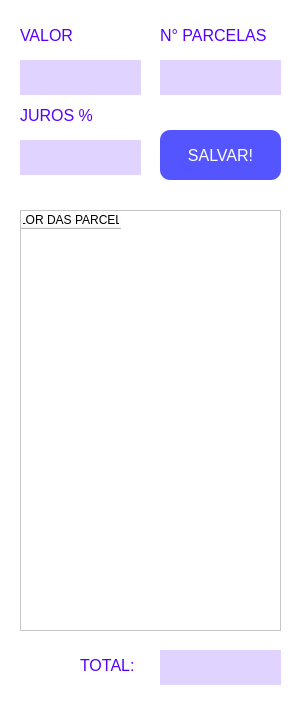
<?xml version="1.0" encoding="UTF-8"?>
<ui version="4.0">
 <class>Form</class>
 <widget class="QWidget" name="Form">
  <property name="geometry">
   <rect>
    <x>0</x>
    <y>0</y>
    <width>302</width>
    <height>711</height>
   </rect>
  </property>
  <property name="windowTitle">
   <string>PARCELAS</string>
  </property>
  <property name="styleSheet">
   <string notr="true">background-color: rgb(255, 255, 255);</string>
  </property>
  <widget class="QLineEdit" name="txt_valor">
   <property name="geometry">
    <rect>
     <x>20</x>
     <y>60</y>
     <width>121</width>
     <height>35</height>
    </rect>
   </property>
   <property name="font">
    <font>
     <pointsize>12</pointsize>
    </font>
   </property>
   <property name="acceptDrops">
    <bool>true</bool>
   </property>
   <property name="styleSheet">
    <string notr="true">background-color: rgb(225, 211, 255);</string>
   </property>
   <property name="frame">
    <bool>false</bool>
   </property>
   <property name="alignment">
    <set>Qt::AlignCenter</set>
   </property>
  </widget>
  <widget class="QLabel" name="label">
   <property name="geometry">
    <rect>
     <x>20</x>
     <y>20</y>
     <width>151</width>
     <height>31</height>
    </rect>
   </property>
   <property name="font">
    <font>
     <pointsize>12</pointsize>
    </font>
   </property>
   <property name="styleSheet">
    <string notr="true">color: rgb(85, 0, 255);</string>
   </property>
   <property name="text">
    <string>VALOR</string>
   </property>
  </widget>
  <widget class="QLineEdit" name="txt_parcelas">
   <property name="geometry">
    <rect>
     <x>160</x>
     <y>60</y>
     <width>121</width>
     <height>35</height>
    </rect>
   </property>
   <property name="font">
    <font>
     <pointsize>12</pointsize>
    </font>
   </property>
   <property name="acceptDrops">
    <bool>true</bool>
   </property>
   <property name="styleSheet">
    <string notr="true">background-color: rgb(225, 211, 255);</string>
   </property>
   <property name="frame">
    <bool>false</bool>
   </property>
   <property name="alignment">
    <set>Qt::AlignCenter</set>
   </property>
  </widget>
  <widget class="QLabel" name="label_2">
   <property name="geometry">
    <rect>
     <x>160</x>
     <y>20</y>
     <width>131</width>
     <height>31</height>
    </rect>
   </property>
   <property name="font">
    <font>
     <pointsize>12</pointsize>
    </font>
   </property>
   <property name="styleSheet">
    <string notr="true">color: rgb(85, 0, 255);</string>
   </property>
   <property name="text">
    <string>N° PARCELAS</string>
   </property>
  </widget>
  <widget class="QPushButton" name="bt_salvar">
   <property name="geometry">
    <rect>
     <x>160</x>
     <y>130</y>
     <width>121</width>
     <height>50</height>
    </rect>
   </property>
   <property name="font">
    <font>
     <pointsize>12</pointsize>
    </font>
   </property>
   <property name="styleSheet">
    <string notr="true">QPushButton {
    border-radius: 10px;
    background-color: rgb(85, 85, 255);
    color: rgb(255, 255, 255);
}

QPushButton:hover {
    background-color: rgb(100, 100, 255);
}



</string>
   </property>
   <property name="text">
    <string>SALVAR!</string>
   </property>
  </widget>
  <widget class="QLineEdit" name="txt_juros">
   <property name="geometry">
    <rect>
     <x>20</x>
     <y>140</y>
     <width>121</width>
     <height>35</height>
    </rect>
   </property>
   <property name="font">
    <font>
     <pointsize>12</pointsize>
    </font>
   </property>
   <property name="acceptDrops">
    <bool>true</bool>
   </property>
   <property name="styleSheet">
    <string notr="true">background-color: rgb(225, 211, 255);</string>
   </property>
   <property name="frame">
    <bool>false</bool>
   </property>
   <property name="alignment">
    <set>Qt::AlignCenter</set>
   </property>
  </widget>
  <widget class="QLabel" name="label_3">
   <property name="geometry">
    <rect>
     <x>20</x>
     <y>100</y>
     <width>131</width>
     <height>31</height>
    </rect>
   </property>
   <property name="font">
    <font>
     <pointsize>12</pointsize>
    </font>
   </property>
   <property name="styleSheet">
    <string notr="true">color: rgb(85, 0, 255);</string>
   </property>
   <property name="text">
    <string>JUROS %</string>
   </property>
  </widget>
  <widget class="QTableWidget" name="table_parcelas">
   <property name="geometry">
    <rect>
     <x>20</x>
     <y>210</y>
     <width>261</width>
     <height>421</height>
    </rect>
   </property>
   <property name="styleSheet">
    <string notr="true">border-color: rgb(85, 85, 255);</string>
   </property>
   <column>
    <property name="text">
     <string>VALOR DAS PARCELAS</string>
    </property>
   </column>
  </widget>
  <widget class="QLineEdit" name="txt_total">
   <property name="geometry">
    <rect>
     <x>160</x>
     <y>650</y>
     <width>121</width>
     <height>35</height>
    </rect>
   </property>
   <property name="font">
    <font>
     <pointsize>12</pointsize>
    </font>
   </property>
   <property name="acceptDrops">
    <bool>true</bool>
   </property>
   <property name="styleSheet">
    <string notr="true">background-color: rgb(225, 211, 255);</string>
   </property>
   <property name="frame">
    <bool>false</bool>
   </property>
   <property name="alignment">
    <set>Qt::AlignCenter</set>
   </property>
  </widget>
  <widget class="QLabel" name="label_4">
   <property name="geometry">
    <rect>
     <x>80</x>
     <y>650</y>
     <width>71</width>
     <height>31</height>
    </rect>
   </property>
   <property name="font">
    <font>
     <pointsize>12</pointsize>
    </font>
   </property>
   <property name="styleSheet">
    <string notr="true">color: rgb(85, 0, 255);</string>
   </property>
   <property name="text">
    <string>TOTAL:</string>
   </property>
  </widget>
 </widget>
 <tabstops>
  <tabstop>txt_valor</tabstop>
  <tabstop>txt_parcelas</tabstop>
  <tabstop>txt_juros</tabstop>
  <tabstop>bt_salvar</tabstop>
  <tabstop>table_parcelas</tabstop>
  <tabstop>txt_total</tabstop>
 </tabstops>
 <resources/>
 <connections/>
</ui>
